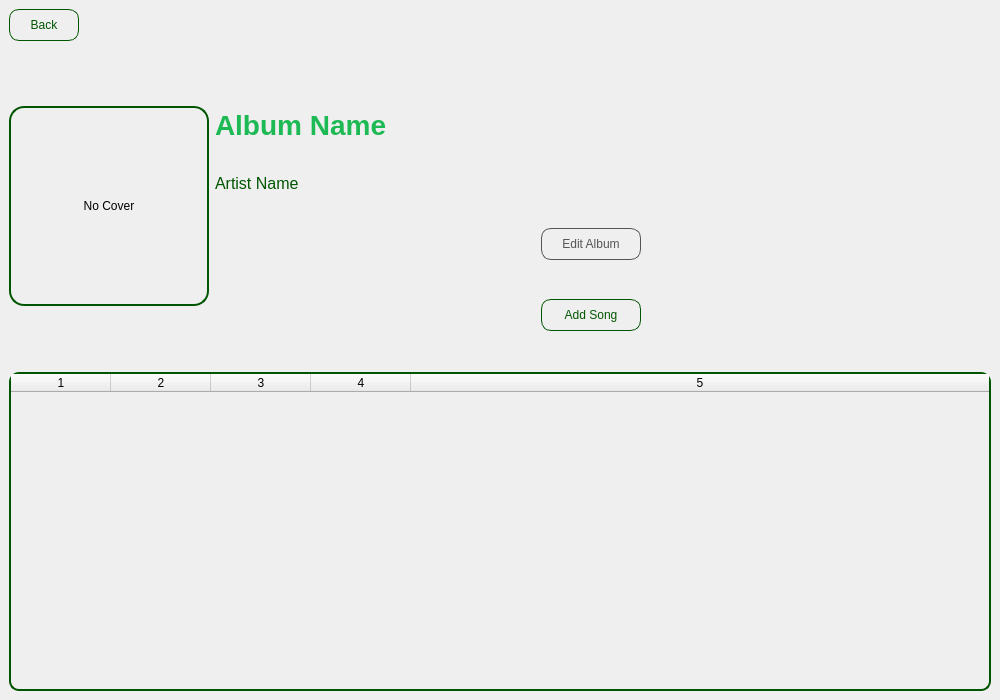
<?xml version="1.0" encoding="UTF-8"?>
<ui version="4.0">
 <class>AlbumWindow</class>
 <widget class="QMainWindow" name="AlbumWindow">
  <property name="geometry">
   <rect>
    <x>0</x>
    <y>0</y>
    <width>1000</width>
    <height>700</height>
   </rect>
  </property>
  <property name="windowTitle">
   <string>MainWindow</string>
  </property>
  <property name="styleSheet">
   <string notr="true">background-image: url(:/images/background/images/background .png);</string>
  </property>
  <widget class="QWidget" name="centralwidget">
   <layout class="QGridLayout" name="gridLayout_2">
    <item row="0" column="0">
     <layout class="QGridLayout" name="gridLayout">
      <item row="0" column="0">
       <widget class="QPushButton" name="backButton">
        <property name="styleSheet">
         <string notr="true">QPushButton {
background: transparent;
border: 1px solid rgb(0, 85, 0);
border-radius: 10px;
padding: 8px 20px;
color: rgb(0, 85, 0);
font: 700 9pt &quot;Segoe UI&quot;;
}

QPushButton:hover {
	background-color: rgb(0, 85, 0);
	border:1px solid rgb(255, 255, 255);
	border-radius: 10px;
	padding: 8px 20px;
	color: rgb(255, 255, 255);
	font: 700 9pt &quot;Segoe UI&quot;;
}

</string>
        </property>
        <property name="text">
         <string>Back</string>
        </property>
       </widget>
      </item>
      <item row="1" column="0" colspan="3">
       <layout class="QHBoxLayout" name="albumInfoLayout">
        <item>
         <widget class="QLabel" name="coverLabel">
          <property name="minimumSize">
           <size>
            <width>200</width>
            <height>200</height>
           </size>
          </property>
          <property name="maximumSize">
           <size>
            <width>200</width>
            <height>200</height>
           </size>
          </property>
          <property name="styleSheet">
           <string notr="true">border: 2px solid rgb(0, 85, 0);
border-radius: 15px;
</string>
          </property>
          <property name="text">
           <string>No Cover</string>
          </property>
          <property name="alignment">
           <set>Qt::AlignmentFlag::AlignCenter</set>
          </property>
         </widget>
        </item>
        <item>
         <layout class="QVBoxLayout" name="albumTextLayout" stretch="1,1,1,3">
          <item>
           <spacer name="verticalSpacer">
            <property name="orientation">
             <enum>Qt::Orientation::Vertical</enum>
            </property>
            <property name="sizeHint" stdset="0">
             <size>
              <width>20</width>
              <height>40</height>
             </size>
            </property>
           </spacer>
          </item>
          <item>
           <widget class="QLabel" name="albumNameLabel">
            <property name="styleSheet">
             <string notr="true">color: rgb(29, 185, 84);
font-size: 28px;
font-weight: bold;
background: transparent;
</string>
            </property>
            <property name="text">
             <string>Album Name</string>
            </property>
           </widget>
          </item>
          <item>
           <widget class="QLabel" name="artistNameLabel">
            <property name="styleSheet">
             <string notr="true">color: rgb(0, 85, 0);
font-size: 16px;
background: transparent;
</string>
            </property>
            <property name="text">
             <string>Artist Name</string>
            </property>
           </widget>
          </item>
          <item>
           <spacer name="verticalSpacer_info">
            <property name="orientation">
             <enum>Qt::Orientation::Vertical</enum>
            </property>
            <property name="sizeHint" stdset="0">
             <size>
              <width>20</width>
              <height>40</height>
             </size>
            </property>
           </spacer>
          </item>
         </layout>
        </item>
        <item>
         <layout class="QGridLayout" name="gridLayout_3" rowstretch="5,6" columnstretch="2,1">
          <item row="0" column="0">
           <spacer name="horizontalSpacer">
            <property name="orientation">
             <enum>Qt::Orientation::Horizontal</enum>
            </property>
            <property name="sizeHint" stdset="0">
             <size>
              <width>40</width>
              <height>20</height>
             </size>
            </property>
           </spacer>
          </item>
          <item row="0" column="1">
           <widget class="QLabel" name="label">
            <property name="styleSheet">
             <string notr="true">image: url(:/images/logo/images/nweLogo.png);
background: transparent;
border: none;</string>
            </property>
            <property name="text">
             <string/>
            </property>
           </widget>
          </item>
          <item row="1" column="1">
           <spacer name="verticalSpacer_2">
            <property name="orientation">
             <enum>Qt::Orientation::Vertical</enum>
            </property>
            <property name="sizeHint" stdset="0">
             <size>
              <width>20</width>
              <height>40</height>
             </size>
            </property>
           </spacer>
          </item>
          <item row="1" column="0">
           <layout class="QGridLayout" name="gridLayout_4">
            <item row="0" column="1">
             <widget class="QPushButton" name="editAlbumpushButton">
              <property name="styleSheet">
               <string notr="true">QPushButton {
background: transparent;
border: 1px solid rgb(84, 84, 84);
border-radius: 10px;
padding: 8px 20px;
color: rgb(84, 84, 84);
font: 700 9pt &quot;Segoe UI&quot;;
}

QPushButton:hover {
	background-color: rgb(84, 84, 84);
	border:1px solid rgb(255, 255, 255);
	border-radius: 10px;
	padding: 8px 20px;
	color: rgb(255, 255, 255);
	font: 700 9pt &quot;Segoe UI&quot;;
}

</string>
              </property>
              <property name="text">
               <string>Edit Album</string>
              </property>
              <property name="icon">
               <iconset theme="QIcon::ThemeIcon::MailMessageNew"/>
              </property>
              <property name="iconSize">
               <size>
                <width>25</width>
                <height>25</height>
               </size>
              </property>
             </widget>
            </item>
            <item row="0" column="0">
             <spacer name="horizontalSpacer_2">
              <property name="orientation">
               <enum>Qt::Orientation::Horizontal</enum>
              </property>
              <property name="sizeHint" stdset="0">
               <size>
                <width>40</width>
                <height>20</height>
               </size>
              </property>
             </spacer>
            </item>
            <item row="1" column="1">
             <widget class="QPushButton" name="addSongpushButton">
              <property name="styleSheet">
               <string notr="true">QPushButton {
background: transparent;
border: 1px solid rgb(0, 85, 0);
border-radius: 10px;
padding: 8px 20px;
color: rgb(0, 85, 0);
font: 700 9pt &quot;Segoe UI&quot;;
}

QPushButton:hover {
	background-color: rgb(0, 85, 0);
	border:1px solid rgb(255, 255, 255);
	border-radius: 10px;
	padding: 8px 20px;
	color: rgb(255, 255, 255);
	font: 700 9pt &quot;Segoe UI&quot;;
}

</string>
              </property>
              <property name="text">
               <string>Add Song</string>
              </property>
              <property name="icon">
               <iconset theme="QIcon::ThemeIcon::ListAdd"/>
              </property>
              <property name="iconSize">
               <size>
                <width>25</width>
                <height>25</height>
               </size>
              </property>
             </widget>
            </item>
            <item row="0" column="2">
             <spacer name="horizontalSpacer_3">
              <property name="orientation">
               <enum>Qt::Orientation::Horizontal</enum>
              </property>
              <property name="sizeHint" stdset="0">
               <size>
                <width>40</width>
                <height>20</height>
               </size>
              </property>
             </spacer>
            </item>
           </layout>
          </item>
         </layout>
        </item>
       </layout>
      </item>
      <item row="0" column="1">
       <spacer name="horizontalSpacer_top">
        <property name="orientation">
         <enum>Qt::Orientation::Horizontal</enum>
        </property>
        <property name="sizeHint" stdset="0">
         <size>
          <width>40</width>
          <height>20</height>
         </size>
        </property>
       </spacer>
      </item>
      <item row="2" column="0" colspan="3">
       <widget class="QTableWidget" name="songsTable">
        <property name="styleSheet">
         <string notr="true">QTableWidget {
       background: transparent;
        border: 2px solid rgb(0, 85, 0);
        border-radius: 10px;
    }
    
    QTableWidget::item {
        padding: 10px;
        color: rgb(0, 50, 0);
        font-size: 12px;
    }
 QPushButton {
        font-weight: bold;
        font-size: 10px;
        border: none;
        border-radius: 5px;
        padding: 5px 10px;
    }</string>
        </property>
        <property name="verticalScrollBarPolicy">
         <enum>Qt::ScrollBarPolicy::ScrollBarAsNeeded</enum>
        </property>
        <property name="showGrid">
         <bool>true</bool>
        </property>
        <property name="rowCount">
         <number>0</number>
        </property>
        <property name="columnCount">
         <number>5</number>
        </property>
        <property name="horizontalHeaderLabels" stdset="0">
         <stringlist>
          <string>#</string>
          <string>Title</string>
          <string></string>
         </stringlist>
        </property>
        <attribute name="horizontalHeaderDefaultSectionSize">
         <number>100</number>
        </attribute>
        <attribute name="horizontalHeaderStretchLastSection">
         <bool>true</bool>
        </attribute>
        <column/>
        <column/>
        <column/>
        <column/>
        <column/>
       </widget>
      </item>
     </layout>
    </item>
   </layout>
  </widget>
 </widget>
 <resources/>
 <connections/>
</ui>
